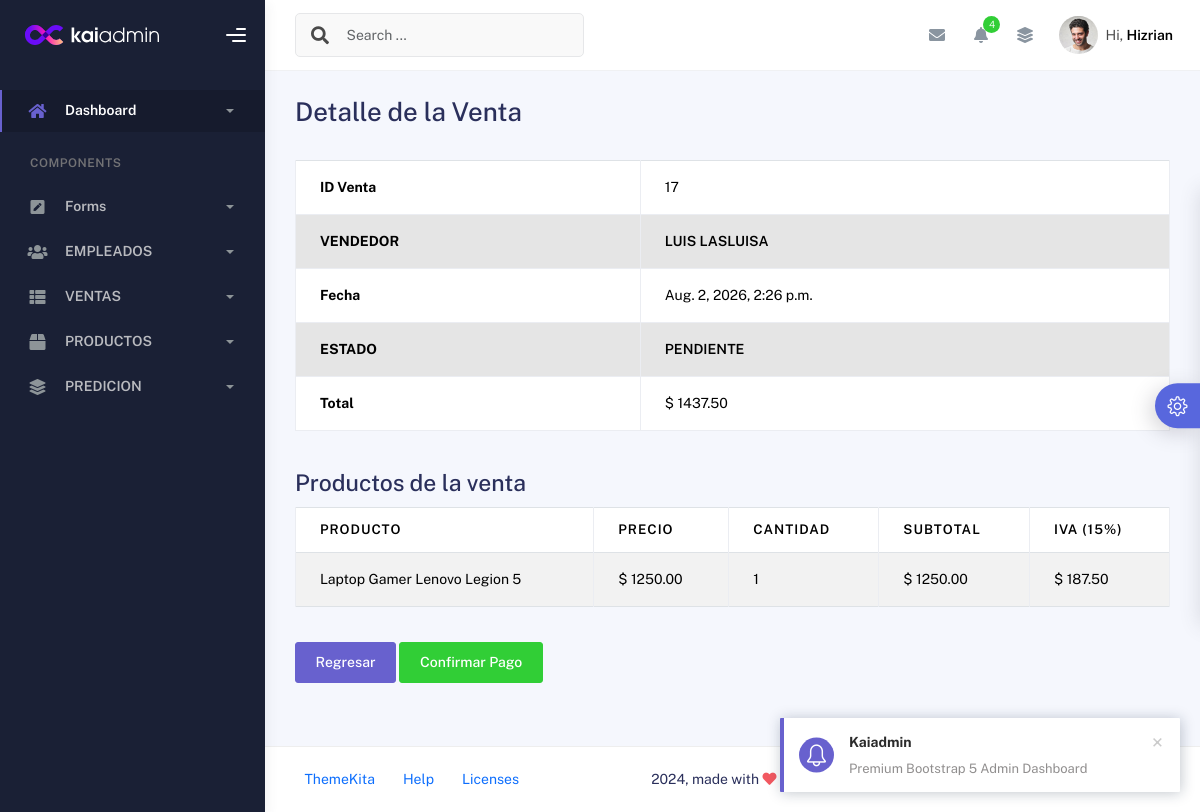
//detalle/17/, run on the app's committed database.
### ventas/models.py (models this page shows, shortened)
class Venta(models.Model):
    fecha_venta = models.DateTimeField(auto_now_add=True)
    total_venta = models.DecimalField(max_digits=10, decimal_places=2, default=0.00)
    empleado = models.ForeignKey(
        Empleado,
        on_delete=models.SET_NULL,
        null=True,
        related_name="ventas"
    )
    ESTADO_CHOICES = [
        ('PENDIENTE', 'Pendiente'),
        ('PAGADA', 'Pagada')
    ]
    estado_venta = models.CharField(
        max_length=20,
        choices=ESTADO_CHOICES,
    )

class DetalleVenta(models.Model):
    venta = models.ForeignKey(
        Venta,
        on_delete=models.CASCADE,
        related_name='detalles'
    )
    producto = models.ForeignKey(
        Producto,
        on_delete=models.CASCADE
    )
    cantidad = models.PositiveIntegerField()
    precio_unitario = models.DecimalField(
        max_digits=10,
        decimal_places=2,
        blank=True  # Se llena automáticamente con el precio del Producto
    )
    subtotal = models.DecimalField(
        max_digits=10,
        decimal_places=2,
        blank=True
    )
    iva = models.DecimalField(
        max_digits=10,
        decimal_places=2,
        blank=True
    )

### empleados/models.py (models this page shows, shortened)
class Empleado(models.Model):
    id_empleado = models.AutoField(primary_key=True)
    nombre_empleado = models.CharField(max_length=100)
    apellido_empleado = models.CharField(max_length=100)
    cedula_empleado = models.CharField(max_length=10, unique=True)
    correo_empleado = models.EmailField(unique=True)
    telefono_empleado = models.CharField(max_length=10)
    cargo_empleado = models.CharField(max_length=100)
    salario_empleado = models.DecimalField(max_digits=10, decimal_places=2)
    fecha_ingreso = models.DateField()
    activo = models.BooleanField(default=True)

### productos/models.py (models this page shows, shortened)
class Producto(models.Model):
    nombre_producto = models.CharField(max_length=300)
    descripsion_producto = models.TextField(blank=True, null=True)
    categoria_producto = models.CharField(max_length=100)
    precio_producto = models.DecimalField(max_digits=10, decimal_places=2)
    stock_producto = models.IntegerField()
    ventas_producto = models.IntegerField(default=0)
    fecha_producto = models.DateTimeField(blank=True, null=True)
    activo = models.BooleanField(default=True)
    oculto = models.BooleanField(default=False)

### ventas/views.py (the view)
# urls.py: path('/detalle/<int:id>/', views.detalle_venta, name='detalle_venta'),
def detalle_venta(request, id):
    venta = get_object_or_404(Venta, id=id)
    return render(
        request,
        "ventas/detalle_venta.html",
        {
            "venta": venta,
            "detalles": venta.detalles.all(),
        },
    )

### ventas/templates/ventas/detalle_venta.html
{% load static %}
{% include 'private/header.html' %}
<div class="container">
    <div class="page-inner">
            <h2>Detalle de la Venta</h2>
    <br>
    <table class="table table-bordered">
        <tr>
            <th>ID Venta</th>
            <td>{{ venta.id }}</td>
        </tr>
          <tr class="table-active text-uppercase fw-bold" >
            <th>Vendedor</th>
            <td>{{ venta.empleado.nombre_empleado }} {{ venta.empleado.apellido_empleado }}</td>
        </tr>
        <tr>
            <th>Fecha</th>
            <td>{{ venta.fecha_venta }}</td>
        </tr>
                  <tr class="table-active text-uppercase fw-bold" >
            <th>Estado</th>
            <td>{{ venta.estado_venta }}</td>
        </tr>
        <tr>
            <th>Total</th>
            <td>$ {{ venta.total_venta }}</td>
        </tr>
    </table>
    <br>
    <h3>Productos de la venta</h3>
    <table class="table table-striped table-bordered">
        <thead>
            <tr>
                <th>Producto</th>
                <th>Precio</th>
                <th>Cantidad</th>
                <th>Subtotal</th>
                <th>IVA (15%)</th>
            </tr>
        </thead>
        <tbody>
            {% for detalle in detalles %}
            <tr>
                <td>{{ detalle.producto.nombre_producto }}</td>
                <td>$ {{ detalle.precio_unitario }}</td>
                <td>{{ detalle.cantidad }}</td>
                <td>$ {{ detalle.subtotal }}</td>
                <td>$ {{ detalle.iva }}</td>
            </tr>
            {% empty %}
            <tr>
                <td colspan="5" class="text-center">
                    Esta venta no tiene productos.
                </td>
            </tr>
            {% endfor %}
        </tbody>
    </table>
    <br>
    <a href="{% url 'ventas_index' %}" class="btn btn-secondary">
        Regresar
    </a>
 {% if venta.estado_venta == 'PENDIENTE' %}
    <a href="{% url 'confirmar_pago' venta.id %}" class="btn btn-success">
        Confirmar Pago
    </a>
{% endif %}
    </div>
</div>
{% include 'private/footer.html' %}

### data on the page
Venta: id "17", empleado.nombre_empleado "LUIS", empleado.apellido_empleado "LASLUISA", fecha_venta "Aug. 2, 2026, 2:26 p.m.", estado_venta "PENDIENTE", total_venta "1437.50"
DetalleVenta: producto.nombre_producto "Laptop Gamer Lenovo Legion 5", precio_unitario "1250.00", cantidad "1", subtotal "1250.00", iva "187.50"
